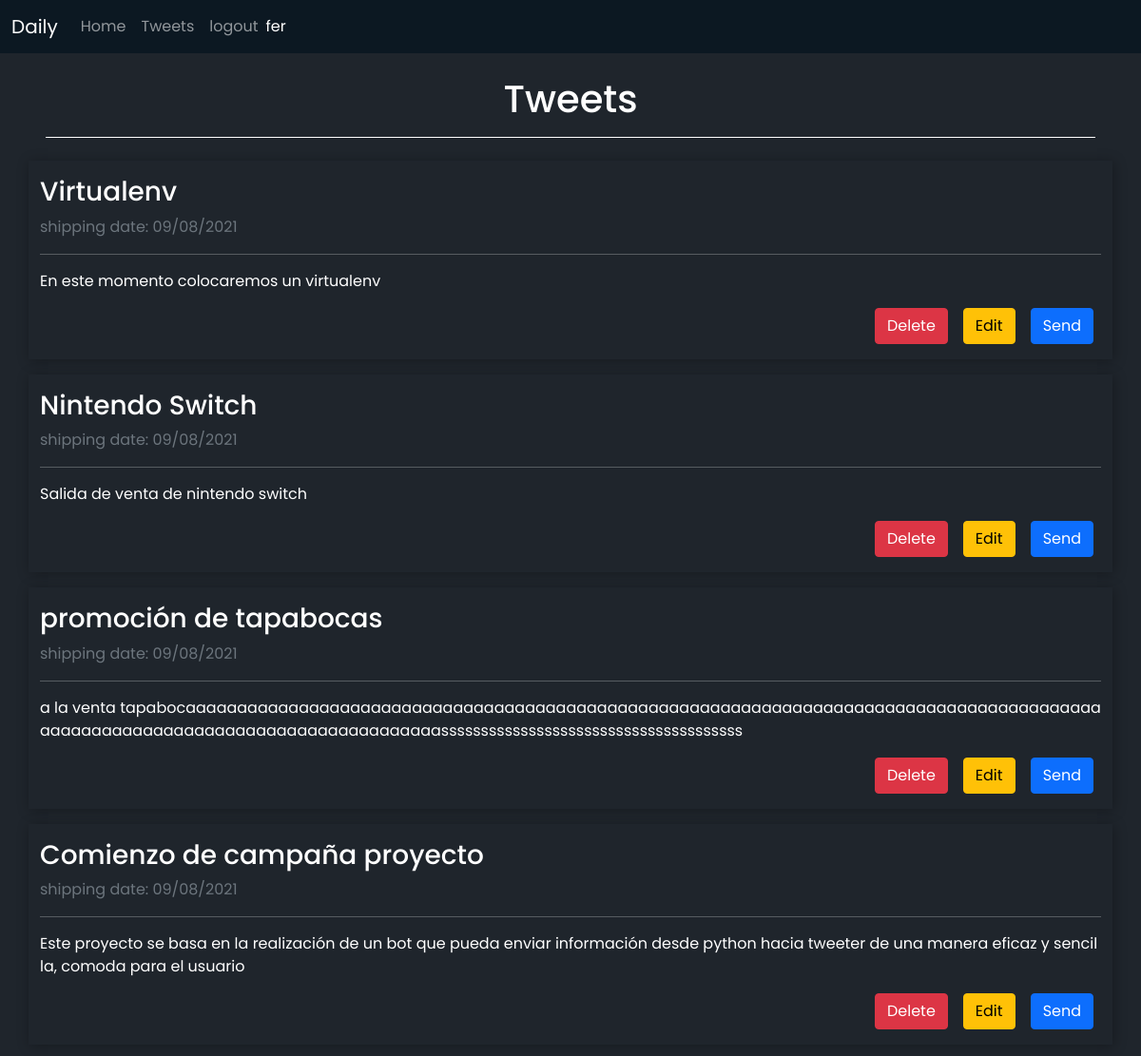
Before: /tweets (signed in) with the older database file.
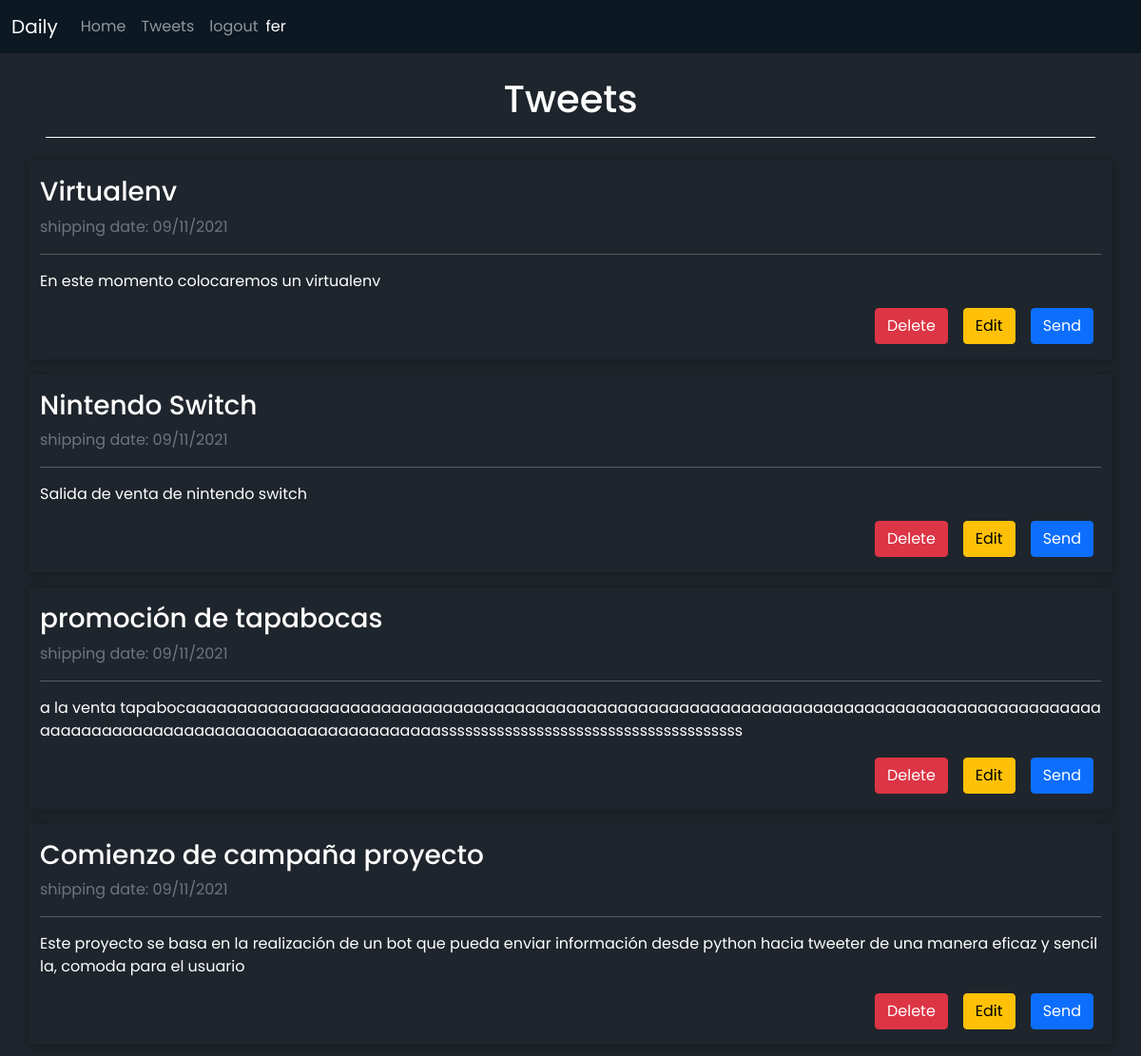
After: the same page with the newer database file.
### daily/models.py (models this page shows, shortened)
class User(AbstractUser):
    pass

class Entry(models.Model):
    owner = models.ForeignKey(User, on_delete=models.CASCADE)
    title = models.CharField(max_length=50)
    content = models.TextField(max_length=280, null= False, blank= False)
    date = models.CharField(max_length=255)

### daily/views.py (the view)
# urls.py: path('tweets', views.tweets, name='tweets'),
def tweets(request):
    tweets = Entry.objects.filter(owner = request.user)
    return render(request, 'daily/tweets.html', {'tweets': tweets})

### daily/templates/daily/tweets.html (shortened to what this page needs)
{% extends 'daily/layout.html' %}
{% load static %}
{% load crispy_forms_tags %}
{% block content %}
    <h1 class="text-white text-center mt-4 border-bottom border-white mx-5 mb-4 pb-3">Tweets</h1>
    {% for tweet in tweets %}
        <div class="container text-white my-3 py-3" style="box-shadow:1px 1px 13px 0.5px rgba(0, 0, 0, 0.3);">
            <div class="title">
                <h3 id="title-{{tweet.id}}">{{tweet.title}}</h3>
                <p id="date-{{tweet.id}}" class="text-muted">shipping date: {{tweet.date}}</p>
                <hr>
            </div>
            <div class="content" style="word-break: break-all;">
                <p id="content-{{tweet.id}}">{{tweet.content}}</p>
            </div>
            <div class="buttons d-flex justify-content-end">
                <a class="btn btn-danger mx-2" href="{% url 'delete' tweet.id %}">Delete</a>
                <a type='button'  data-bs-toggle="modal" data-bs-target="#exampleModal-{{tweet.id}}" class="btn btn-warning mx-2" href="#">Edit</a>
                <a href="{% url 'send' tweet.id %}" class="btn btn-primary mx-2">Send</a>
            </div>
        </div>
    {% endfor %}
{% endblock %}

### daily/templates/daily/layout.html (shortened to what this page needs)
<!DOCTYPE html>
<html lang="en">
<head>
    <link rel="stylesheet" href="https://cdnjs.cloudflare.com/ajax/libs/datepicker/0.6.5/datepicker.min.css" />
    <link rel="stylesheet" href="https://cdnjs.cloudflare.com/ajax/libs/font-awesome/5.15.4/css/all.min.css" />
    <link href="https://cdn.jsdelivr.net/npm/bootstrap@5.1.0/dist/css/bootstrap.min.css" rel="stylesheet">
</head>
<body style="background-color: #1f252c; font-family: 'Poppins', sans-serif !important;">
    <nav class="navbar navbar-expand-lg navbar-dark" style="background-color:#0c1822;">
        <div class="container-fluid">
          <a class="navbar-brand" href="#">Daily</a>
          <div class="collapse navbar-collapse" id="navbarText">
            <ul class="navbar-nav mb-2 mb-lg-0">
              <li class="nav-item">
                <a class="nav-link" id="home" aria-current="page" href="{% url 'home' %}">Home</a>
              </li>
              <li class="nav-item">
                <a class="nav-link" href="{% url 'tweets' %}">Tweets</a>
              </li>
              {% if request.user.is_authenticated %}
                <li class="nav-item">
                  <a class="nav-link" href="{% url 'logout' %}">logout</a>
                </li>
              {% endif %}
            </ul>
            <span class="text-white ">{{request.user.username}}</span>
          </div>
        </div>
      </nav>
      {% block content %} {% endblock %}
</body>
</html>

Changed rows visible on the page:
changed Entry "Virtualenv": date "09/08/2021" → "09/11/2021"
changed Entry "Nintendo Switch": date "09/08/2021" → "09/11/2021"
changed Entry "promoción de tapabocas": date "09/08/2021" → "09/11/2021"
changed Entry "Comienzo de campaña proyecto": date "09/08/2021" → "09/11/2021"
